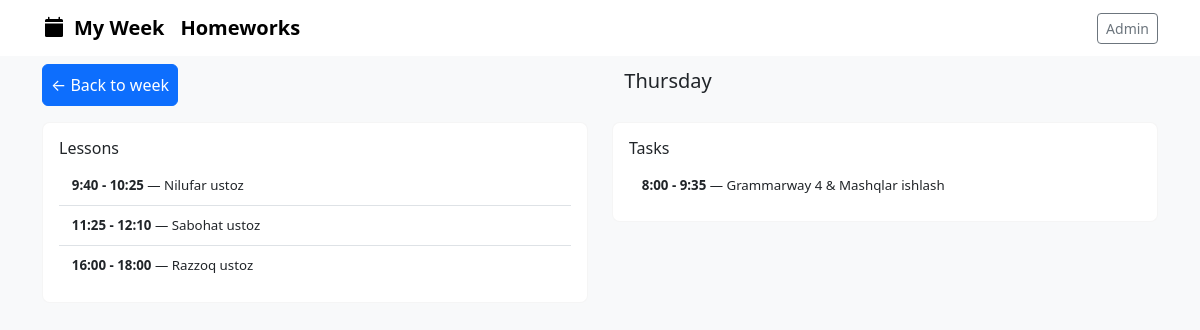
/day/3/, run on the app's committed database.
### schedule/models.py (models this page shows, shortened)
class Lesson(models.Model):
    day = models.IntegerField(choices=DAY_CHOICES)
    title = models.CharField(max_length=200)
    start_time = models.CharField(max_length=32, blank=True)
    end_time = models.CharField(max_length=32, blank=True)
    description = models.TextField(blank=True)
    created_at = models.DateTimeField(auto_now_add=True)
    class Meta:
        ordering = ['day', 'start_time']

class Task(models.Model):
    day = models.IntegerField(choices=DAY_CHOICES)
    title = models.CharField(max_length=200)
    description = models.TextField(blank=True)
    start_time = models.CharField(max_length=32, blank=True)
    end_time = models.CharField(max_length=32, blank=True)
    class Meta:
        ordering = ['day', 'start_time']

### schedule/views.py (the view)
# urls.py: path('day/<int:day>/', views.day_detail, name='day'),
def day_detail(request, day):
    day = int(day)
    name = DAY_NAMES[day]
    lessons = (
        Lesson.objects
        .filter(day=day)
        .annotate(start_time_cast=Cast('start_time', TimeField()))
        .order_by('start_time_cast')
    )
    tasks = (
        Task.objects
        .filter(day=day)
        .annotate(start_time_cast=Cast('start_time', TimeField()))
        .order_by('start_time_cast')
    )
    return render(request, 'schedule/day_detail.html', {
        'day_index': day,
        'day_name': name,
        'lessons': lessons,
        'tasks': tasks,
    })

### schedule/templates/schedule/day_detail.html (shortened to what this page needs)
{% extends 'schedule/base.html' %}
{% block content %}
  <div class="d-flex justify-content-between align-items-center mb-3">
    <a href="{% url 'schedule:index' %}" class="btn btn-primary mt-2 p-2">← Back to week</a>
    <h1 class="h5 mb-0">{{ day_name }}</h1>
  </div>
  <div class="row gy-3">
    <div class="col-12 col-lg-6">
      <div class="card">
        <div class="card-body">
          <h3 class="h6">Lessons</h3>
          {% if lessons.count %}
            <ul class="list-group list-group-flush">
              {% for lesson in lessons %}
                <li class="list-group-item d-flex justify-content-between align-items-center">
                  <div class="small"><strong>{{ lesson.start_time }} - {{ lesson.end_time }}</strong> — {{ lesson.title }}</div>                </li>
              {% endfor %}
            </ul>
          {% else %}
            <p class="text-muted">No lessons for this day.</p>
          {% endif %}
        </div>
      </div>
    </div>
    <div class="col-12 col-lg-6">
      <div class="card">
        <div class="card-body">
          <h3 class="h6">Tasks</h3>
          {% if tasks.count %}
            <ul class="list-group list-group-flush">
            {% for task in tasks %}
              <li class="list-group-item d-flex justify-content-between align-items-center">
                <div class="small">
                  <strong>
                    {% if task.start_time %}{{ task.start_time }}{% endif %}{% if task.end_time %} - {{ task.end_time }}{% endif %}
                  </strong>
                   — {{ task.title }}
                </div>
              </li>
            {% endfor %}
            </ul>
          {% else %}
            <p class="text-muted">No tasks for this day.</p>
          {% endif %}
        </div>
      </div>
    </div>
  </div>
{% endblock %}

### schedule/templates/schedule/base.html (style rules this page uses)
:root { --card-radius:12px }
body { font-size:0.95rem }
.card { border-radius:8px;border:1px solid rgba(0,0,0,0.04) }
.list-group-item { padding:.6rem .8rem }

### data on the page
Lesson: start_time "9:40", end_time "10:25", title "Nilufar ustoz"
Lesson: start_time "11:25", end_time "12:10", title "Sabohat ustoz"
Lesson: start_time "16:00", end_time "18:00", title "Razzoq ustoz"
Task: start_time "8:00", end_time "9:35", title "Grammarway 4 & Mashqlar ishlash"

### other printed values
{{ day_name }} "Thursday"
